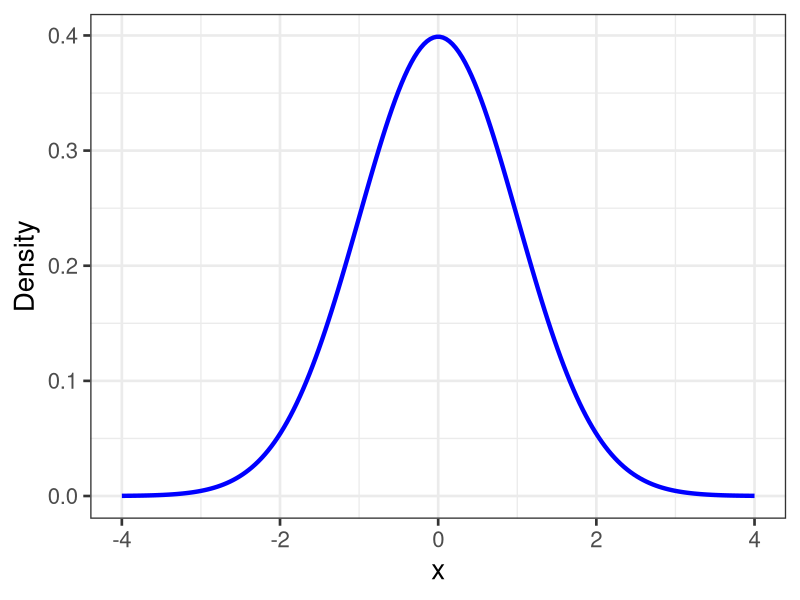
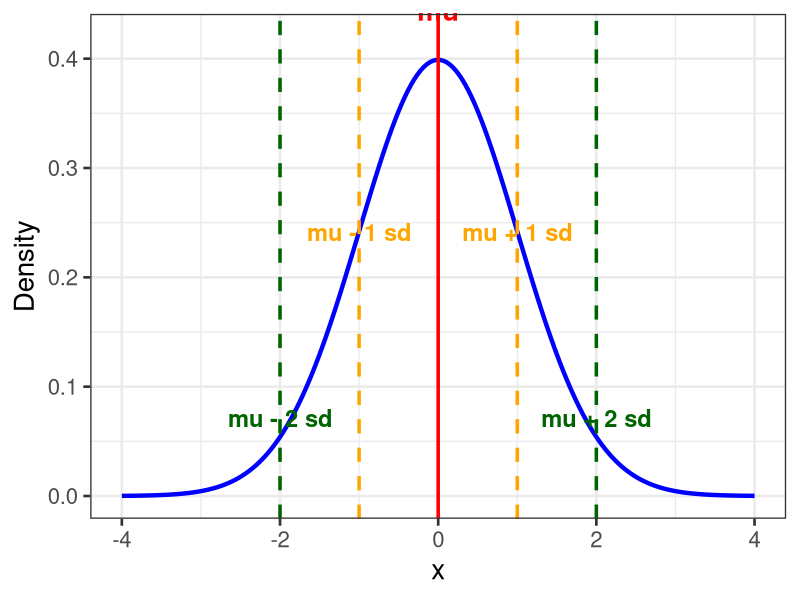
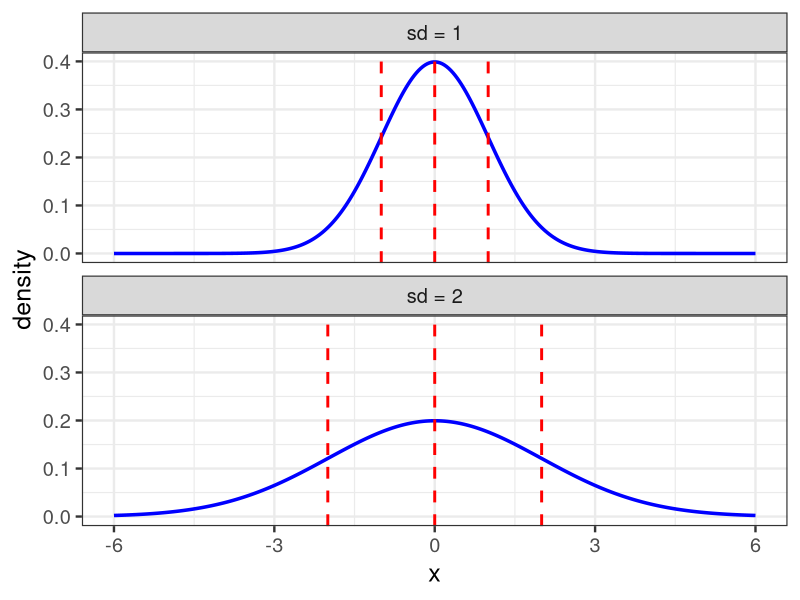
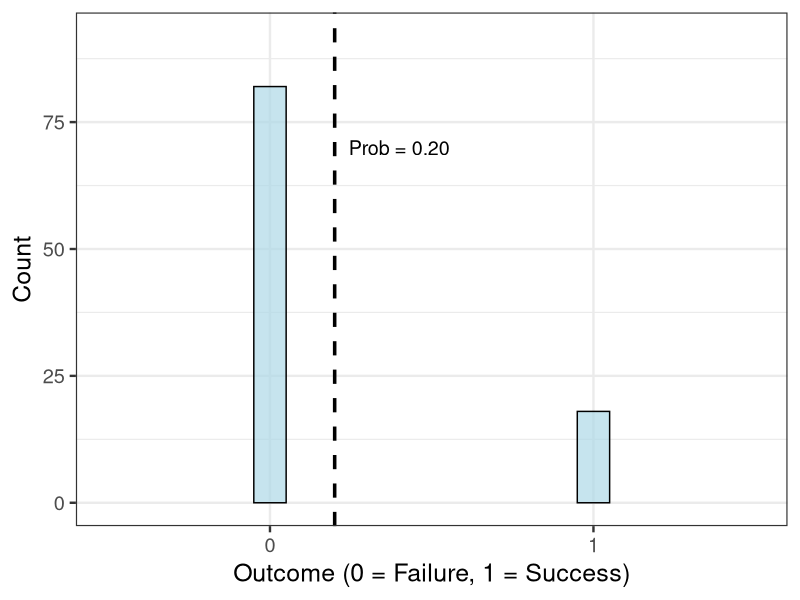

The R source for these figures, in order: (Note: this script raises an error after producing the figures.)
library(ggplot2)
library(tidyverse)

# Set parameters for the normal distribution ####
mu <- 0      # mean
sigma <- 1   # standard deviation

# Create a sequence of x values
x <- seq(-4, 4, length.out = 200)

# Compute the corresponding density values
df <- data.frame(
  x = x,
  density = dnorm(x, mean = mu, sd = sigma)
)

# Create the ggplot
ggplot(df, aes(x = x, y = density)) +
  geom_line(color = "blue", size = 1.5) +
  labs(
    #title = "Example of a Gaussian (Normal) Probability Distribution",
    x = "x",
    y = "Density"
  ) +
  theme_bw(base_size = 20)

ggplot(df, aes(x = x, y = density)) +
  geom_line(color = "blue", size = 1.5) +
  geom_vline(xintercept = mu, color = "red", linetype = "solid", size = 1.2) +
  geom_vline(xintercept = mu + sigma, color = "orange", linetype = "dashed", size = 1.2) +
  geom_vline(xintercept = mu - sigma, color = "orange", linetype = "dashed", size = 1.2) +
  geom_vline(xintercept = mu + 2*sigma, color = "darkgreen", linetype = "dashed", size = 1.2) +
  geom_vline(xintercept = mu - 2*sigma, color = "darkgreen", linetype = "dashed", size = 1.2) +
  annotate("text", x = mu, y = 0.42, label = "mu", color = "red", vjust = -0.8, fontface = "bold", size = 7) +
  annotate("text", x = mu - sigma, y = 0.22, label = "mu - 1 sd", color = "orange", vjust = -0.8, fontface = "bold", size = 6) +
  annotate("text", x = mu + sigma, y = 0.22, label = "mu + 1 sd", color = "orange", vjust = -0.8, fontface = "bold", size = 6) +
  annotate("text", x = mu - 2*sigma, y = 0.05, label = "mu - 2 sd", color = "darkgreen", vjust = -0.8, fontface = "bold", size = 6) +
  annotate("text", x = mu + 2*sigma, y = 0.05, label = "mu + 2 sd", color = "darkgreen", vjust = -0.8, fontface = "bold", size = 6) +
  labs(
    #title = "Gaussian Distribution with Mean (mu), ±1 SD, and ±2 SD",
    x = "x",
    y = "Density"
  ) +
  theme_bw(base_size = 20)


# Parameters for the two distributions
mu <- 0
sds <- c(1, 2)

# Create data for both sd values
curve_data <- expand_grid(sd = sds, x = seq(-6, 6, length.out = 300)) %>%
  mutate(mu = mu,
         density = dnorm(x, mean = mu, sd = sd),
         group = paste0("sd = ", sd))

# For vertical lines (mu and mu±sd)
vlines <- tibble(
  sd = rep(sds, each = 3),
  x = c(mu, mu-1, mu+1, mu, mu-2, mu+2),
  label = rep(c("mu", "mu-1sd", "mu+1sd"), 2),
  group = paste0("sd = ", rep(sds, each = 3))
) %>%
  mutate(x = case_when(
    label == "mu-1sd" ~ mu - sd,
    label == "mu+1sd" ~ mu + sd,
    TRUE ~ mu
  ))

# Create the faceted plot
ggplot(curve_data, aes(x = x, y = density)) +
  geom_line(color = "blue", size = 1.2) +
  geom_vline(data = vlines, aes(xintercept = x), 
             color = "red", linetype = "dashed", size = 1) +
  facet_wrap(~ group, nrow = 2) +
  theme_bw(base_size = 18)

# binomial histos ####
library(ggplot2)

# Set parameters
n_trials <- 100  # number of binary trials
p <- 0.2         # probability of success

# Simulate binary outcomes (0s and 1s)
set.seed(123)  # for reproducibility
trial_results <- rbinom(n_trials, size = 1, prob = p)

# Create a data frame from simulated results
sim_data <- data.frame(outcome = factor(trial_results, levels = c(0, 1)))

# Count the number of successes (1s) and failures (0s)
count_data <- as.data.frame(table(sim_data))

# Create a plot with bars for the outcomes and a single vertical line for probability of success
binplot <- ggplot(count_data, aes(x = outcome, y = Freq)) +
  geom_bar(stat = "identity", fill = "lightblue", color="black", alpha = 0.7, width = .1) +
  geom_vline(xintercept = 1.2, color = "black", linetype = "dashed", size = 1.2) +
  annotate("text", x = 1.4, y = max(count_data$Freq) - 15, 
           label = paste("Prob = 0.20"),
           color = "black", vjust = -0.5, size = 5) +
  labs(#title = paste("Outcomes of", n_trials, "Binary Trials (p =", p, ")"),
       x = "Outcome (0 = Failure, 1 = Success)", 
       y = "Count") +
  theme_bw(base_size=18) +
  ylim(0, max(count_data$Freq) + 10)  # Manual y-limits to accommodate text
ggsave(binplot, file="binplot.tiff", width=4.5, height=3, dpi=600, compression = "lzw")

# Combine plots using gridExtra
library(gridExtra)
grid.arrange(plot_outcomes, density_curve, ncol = 1)

# neg binom histos ####

# Define parameters for four Negative Binomial distributions
params <- tibble(
  mu  = c(5, 5, 10, 10),
  phi = c(1, 5, 1, 5)
) %>%
  mutate(label = paste0("mu = ", mu, ", phi = ", phi))

# Generate data: x from 0 to some max count
max_x <- 30

# Function to compute NB pmf for given mu and phi
# Note: In R, Negative Binomial uses size parameter = phi,
# and prob = phi / (mu + phi)
get_nb_pmf <- function(x, mu, phi) {
  size <- phi
  prob <- phi / (mu + phi)
  dnbinom(x, size = size, prob = prob)
}

# Create data frame with pmf values for each combination
plot_data <- params %>%
  rowwise() %>%
  do({
    tibble(
      x = 0:max_x,
      pmf = get_nb_pmf(0:max_x, .$mu, .$phi),
      label = .$label,
      mu = .$mu,
      phi = .$phi
    )
  }) %>%
  ungroup()

# Plot
nbplot <- ggplot(plot_data, aes(x = x, y = pmf)) +
  geom_bar(stat = "identity", fill = "steelblue", alpha = 0.7) +
  facet_wrap(~ label, ncol = 2) +
  labs(
    title = "Negative Binomial Distributions with Varying mu and phi",
    x = "Count (x)",
    y = "Probability Mass Function (PMF)"
  ) +
  theme_bw(base_size = 16) +
  theme(strip.text = element_text(size = 12))
ggsave(nbplot, file="nbplot.tiff", width=8, height=6, dpi=600, compression = "lzw")

## plots for bealls.webworm example ####
### add normal density curve -- mean is about right, but variance way off ####
d1$logy <- log(d1$y+1)

ggplot(d1, aes(x=logy))+
  geom_histogram(aes(y = ..density..), binwidth = .5, fill="grey75", color="white")+
  stat_function(
    fun = dnorm,
    args = list(
      mean = mean(d1$logy),
      sd = sd(d1$logy)),
    color = "red", linetype = "solid", size = 2) +
  #facet_wrap(~trt)+
  theme_bw(base_size = 20)+
  expand_limits(x = -1)

## Try a poisson distribution ####
lambda <- mean(d1$y)
xvals <- seq(min(d1$y), max(d1$y))
pois_df <- data.frame(
  y = xvals,
  dens = dpois(xvals, lambda = lambda))

ggplot(d1, aes(x=y))+
  geom_histogram(aes(y = ..density..), binwidth = 1, fill="grey75", color="white")+
  geom_line(data = pois_df, aes(x = y, y = dens), color = "purple", size = 2, linetype = "solid") +
  #facet_wrap(~trt)+
  theme_bw(base_size = 20)

## Add NB density curve -- fits well over the zeros ####
mu <- mean(d1$y)
var <- var(d1$y)
size <- mu^2 / (var - mu)      # size (dispersion)
prob <- size / (size + mu)     # probability

pois_df2 <- data.frame(
  y = xvals,
  Poisson = dpois(xvals, lambda = lambda),
  NegBinom = dnbinom(xvals, size = size, mu = mu))

ggplot(d1, aes(x=y))+
  geom_histogram(aes(y = ..density..), binwidth = 1, fill="grey75", color="white")+
  geom_line(data = pois_df2, aes(x = y, y = Poisson), color = "purple", size = 2, linetype = "solid") +
  geom_line(data = pois_df2, aes(x = y, y = NegBinom), color = "green", size = 2, linetype = "dashed") +  
  #facet_wrap(~trt)+
  theme_bw(base_size = 20)

## F-dist and X2 dist plots ####

# F-distribution density function over x
plot_f_distribution <- function(df1, df2) {
  x <- seq(0, 5, length.out = 500)
  y <- df(x, df1, df2)
  data.frame(x = x, y = y, df1 = as.factor(df1), df2 = as.factor(df2))
}

# Create data for two settings
df_data <- rbind(
  plot_f_distribution(5, 5),
  plot_f_distribution(10, 15)
)

ggplot(df_data, aes(x = x, y = y, color = interaction(df1, df2))) +
  geom_line(size = 1) +
  labs(
    title = "F-distribution Density",
    x = "F-value",
    y = "Density",
    color = "Degrees of freedom\n(df1, df2)"
  ) +
  theme_bw(base_size = 18)+
  theme(
    legend.position = c(0.8, 0.8),  # Top right inside plot (adjust as needed)
    legend.background = element_rect(fill = alpha('white', 0.6), color = NA)  # semi-transparent background
  )


# Chi-square distribution density function over x
library(ggplot2)

# Function to generate chi-square data for multiple dfs
plot_chisq_multiple <- function(dfs) {
  x <- seq(0, 25, length.out = 500)
  data <- do.call(rbind, lapply(dfs, function(df) {
    data.frame(
      x = x,
      y = dchisq(x, df),
      df = as.factor(df)
    )
  }))
  return(data)
}

# Degrees of freedom to plot
dfs <- c(1, 3, 5)

# Generate data
chisq_data <- plot_chisq_multiple(dfs)

# Plot
ggplot(chisq_data, aes(x = x, y = y, color = df)) +
  geom_line(size = 1) +
  labs(
    title = "Chi-square Distribution Densities",
    x = "Chi-sq value",
    y = "Density",
    color = "Degrees of freedom"
  ) +
  lims(y=c(0,1), x=c(0,15))+
  theme_bw(base_size = 18)+
  theme(
    legend.position = c(0.8, 0.8),  # Top right inside plot (adjust as needed)
    legend.background = element_rect(fill = alpha('white', 0.6), color = NA)  # semi-transparent background
  )
